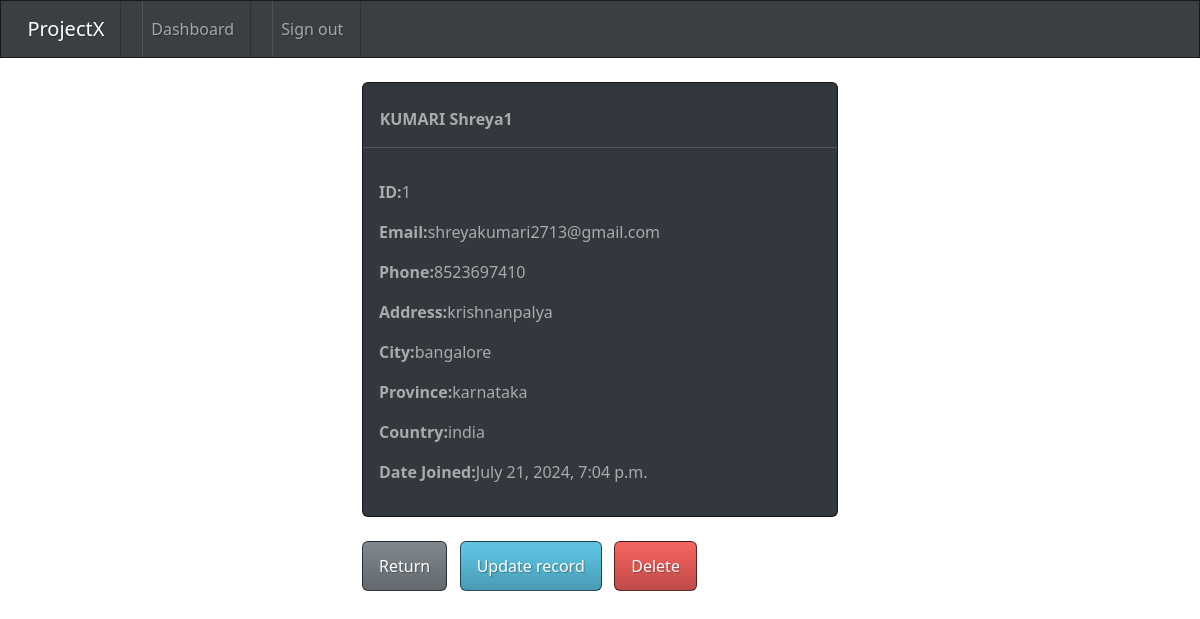
The page /record/1 (signed in) on the database its author committed.
### webapp/models.py (models this page shows, shortened)
class Record(models.Model):
    creation_date = models.DateTimeField(auto_now_add=True)
    first_name = models.CharField(max_length=100)
    last_name = models.CharField(max_length=100)
    email = models.CharField(max_length=255)
    phone = models.CharField(max_length=20)
    address = models.CharField(max_length=300)
    city = models.CharField(max_length=255)
    province = models.CharField(max_length=200)
    country = models.CharField(max_length=125)

### webapp/views.py (the view)
# urls.py: path('record/<int:pk>', views.singular_record, name="record"),
@login_required(login_url='my_login')
def singular_record(request,pk):
    all_records = Record.objects.get(id=pk)
    context = {'record':all_records}
    return render(request, 'webapp/view-record.html', context=context )

### webapp/templates/webapp/view-record.html (shortened to what this page needs)
{% extends "webapp/base.html" %}
{% block content %}
    <div class="card">
        <strong>
            <br>
            {{record.last_name|upper}}
            {{record.first_name}}
        </strong>
        <hr>
        <div class="card-body">
            <p><strong>ID:</strong>{{record.id}}</p>
            <p><strong>Email:</strong>{{record.email}}</p>
            <p><strong>Phone:</strong>{{record.phone}}</p>
            <p><strong>Address:</strong>{{record.address}}</p>
            <p><strong>City:</strong>{{record.city}}</p>
            <p><strong>Province:</strong>{{record.province}}</p>
            <p><strong>Country:</strong>{{record.country}}</p>
            <p><strong>Date Joined:</strong>{{record.creation_date}}</p>
        </div>
    </div>
    <br>
    <a href="{% url "dashboard" %}" class="btn btn-secondary">Return</a>
    <a href="{% url "update_record" record.id %}" class="btn btn-info">Update record</a>
    <a href="{% url "delete-record" record.id %}" class="btn btn-danger">Delete</a>
{% endblock content %}

### rows shown on the page
Record: last_name "KUMARI", first_name "Shreya1", id "1", email "shreyakumari2713@gmail.com", phone "8523697410", address "krishnanpalya", city "bangalore", province "karnataka", country "india", creation_date "July 21, 2024, 7:04 p.m."
